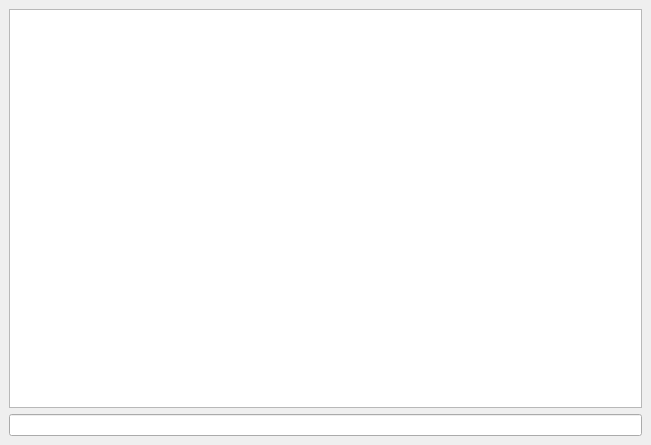
<?xml version="1.0" encoding="UTF-8"?>
<ui version="4.0">
 <class>MainWindow</class>
 <widget class="QMainWindow" name="MainWindow">
  <property name="geometry">
   <rect>
    <x>0</x>
    <y>0</y>
    <width>651</width>
    <height>445</height>
   </rect>
  </property>
  <property name="windowTitle">
   <string>TCP Socket Terminal</string>
  </property>
  <property name="windowIcon">
   <iconset>
    <normaloff>../../../../../../usr/share/icons/gnome/32x32/apps/terminal.png</normaloff>../../../../../../usr/share/icons/gnome/32x32/apps/terminal.png</iconset>
  </property>
  <widget class="QWidget" name="centralwidget">
   <layout class="QGridLayout" name="gridLayout">
    <item row="0" column="0">
     <widget class="QTextBrowser" name="textBrowser">
      <property name="font">
       <font>
        <family>DejaVu Sans Mono</family>
        <pointsize>12</pointsize>
       </font>
      </property>
     </widget>
    </item>
    <item row="1" column="0">
     <widget class="QLineEdit" name="lineEdit">
      <property name="font">
       <font>
        <family>Monospace</family>
       </font>
      </property>
     </widget>
    </item>
   </layout>
  </widget>
  <widget class="QMenuBar" name="menubar">
   <property name="geometry">
    <rect>
     <x>0</x>
     <y>0</y>
     <width>651</width>
     <height>22</height>
    </rect>
   </property>
  </widget>
 </widget>
 <resources/>
 <connections/>
</ui>
